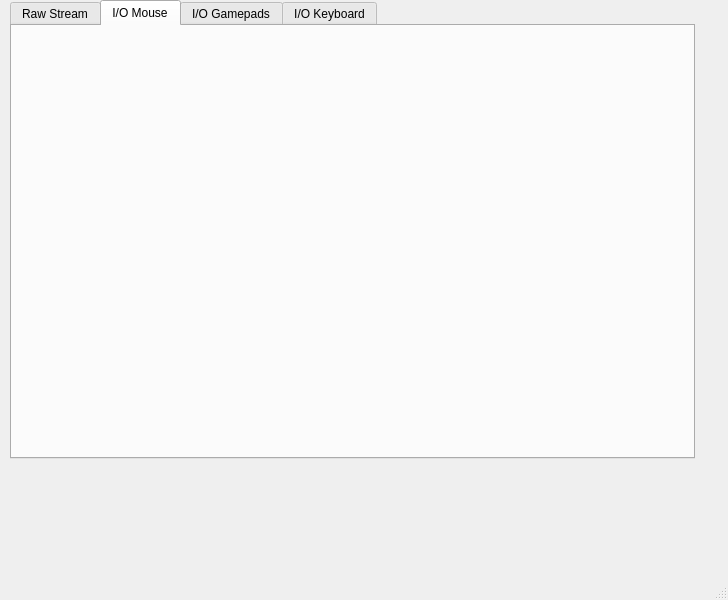
<?xml version="1.0" encoding="UTF-8"?>
<ui version="4.0">
 <class>MainWindow</class>
 <widget class="QMainWindow" name="MainWindow">
  <property name="geometry">
   <rect>
    <x>0</x>
    <y>0</y>
    <width>728</width>
    <height>600</height>
   </rect>
  </property>
  <property name="windowTitle">
   <string>MainWindow</string>
  </property>
  <widget class="QWidget" name="centralwidget">
   <widget class="QTabWidget" name="tabWidget">
    <property name="geometry">
     <rect>
      <x>10</x>
      <y>0</y>
      <width>685</width>
      <height>459</height>
     </rect>
    </property>
    <property name="currentIndex">
     <number>1</number>
    </property>
    <widget class="QWidget" name="infraredCamera">
     <attribute name="title">
      <string>Raw Stream</string>
     </attribute>
     <layout class="QHBoxLayout" name="horizontalLayout_2"/>
    </widget>
    <widget class="QWidget" name="tab">
     <attribute name="title">
      <string>I/O Mouse</string>
     </attribute>
    </widget>
    <widget class="QWidget" name="tab_2">
     <attribute name="title">
      <string>I/O Gamepads</string>
     </attribute>
    </widget>
    <widget class="QWidget" name="tab_3">
     <attribute name="title">
      <string>I/O Keyboard</string>
     </attribute>
    </widget>
   </widget>
  </widget>
  <widget class="QMenuBar" name="menubar">
   <property name="geometry">
    <rect>
     <x>0</x>
     <y>0</y>
     <width>728</width>
     <height>19</height>
    </rect>
   </property>
  </widget>
  <widget class="QStatusBar" name="statusbar"/>
 </widget>
 <resources/>
 <connections/>
</ui>
